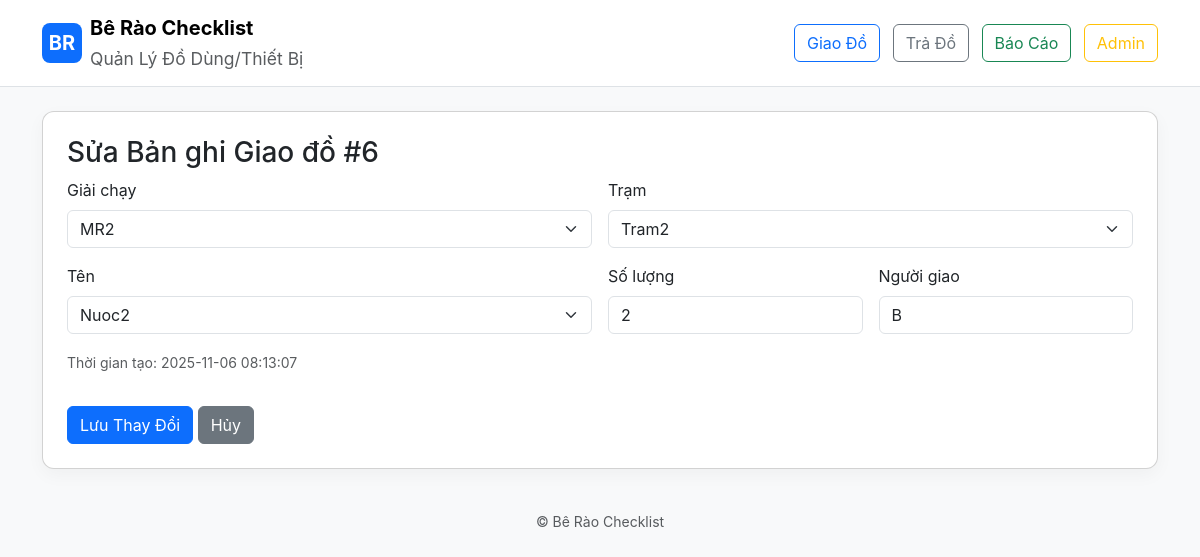
The page /admin/edit/issue/6 (signed in) on the database its author committed.
### models.py (models this page shows)
class IssueRecord(db.Model):
    id = db.Column(db.Integer, primary_key=True)
    marathon_id = db.Column(db.Integer, db.ForeignKey('marathon.id'), nullable=True)
    station_id = db.Column(db.Integer, db.ForeignKey('station.id'), nullable=True)
    equipment_id = db.Column(db.Integer, db.ForeignKey('equipment.id'), nullable=False)
    person_name = db.Column(db.String(200))
    quantity = db.Column(db.Integer)
    timestamp = db.Column(db.DateTime)

class Marathon(db.Model):
    id = db.Column(db.Integer, primary_key=True)
    name = db.Column(db.String(200), unique=True, nullable=False)

class Station(db.Model):
    id = db.Column(db.Integer, primary_key=True)
    name = db.Column(db.String(200), unique=True, nullable=False)

class Equipment(db.Model):
    id = db.Column(db.Integer, primary_key=True)
    name = db.Column(db.String(200), unique=True, nullable=False)

### app.py (the view, shortened to what this page needs)
@app.route('/admin/edit/issue/<int:record_id>', methods=['GET', 'POST'])
@admin_required
def edit_issue_record(record_id):
    record = IssueRecord.query.get_or_404(record_id)
    marathons = Marathon.query.order_by(Marathon.name).all()
    stations = Station.query.order_by(Station.name).all()
    equipments = Equipment.query.order_by(Equipment.name).all()
    return render_template('admin_edit_issue.html', record=record, marathons=marathons, stations=stations, equipments=equipments)

### app.py (called while the page is built)
def admin_required(f):
    @wraps(f)
    def decorated_function(*args, **kwargs):
        if not session.get('admin_logged_in'):
            flash('Please login to access this page.', 'warning')
            return redirect(url_for('admin_login'))
        return f(*args, **kwargs)
    return decorated_function

### templates/admin_edit_issue.html (shortened to what this page needs)
{% extends "base.html" %}
{% block content %}
<div class="card p-4">
  <h3>Sửa Bản ghi Giao đồ #{{ record.id }}</h3>
  <form method="post">
    <div class="row g-3">
      <div class="col-md-6">
        <label class="form-label">Giải chạy</label>
        <select name="marathon" class="form-select">
          {% for m in marathons %}
            <option value="{{ m.id }}" {% if record.marathon_id == m.id %}selected{% endif %}>{{ m.name }}</option>
          {% endfor %}
        </select>
      </div>
      <div class="col-md-6">
        <label class="form-label">Trạm</label>
        <select name="station" class="form-select">
          {% for s in stations %}
            <option value="{{ s.id }}" {% if record.station_id == s.id %}selected{% endif %}>{{ s.name }}</option>
          {% endfor %}
        </select>
      </div>
      <div class="col-md-6">
        <label class="form-label">Tên</label>
        <select name="equipment" class="form-select" required>
          {% for e in equipments %}
            <option value="{{ e.id }}" {% if record.equipment_id == e.id %}selected{% endif %}>{{ e.name }}</option>
          {% endfor %}
        </select>
      </div>
      <div class="col-md-3">
        <label class="form-label">Số lượng</label>
        <input type="number" name="quantity" class="form-control" value="{{ record.quantity }}" min="1" required>
      </div>
      <div class="col-md-3">
        <label class="form-label">Người giao</label>
        <input type="text" name="person" class="form-control" value="{{ record.person_name }}" required>
      </div>
      <div class="col-12">
        <p class="text-muted"><small>Thời gian tạo: {{ record.timestamp.strftime('%Y-%m-%d %H:%M:%S') if record.timestamp else 'N/A' }}</small></p>
      </div>
    </div>
    <div class="mt-3">
      <button type="submit" class="btn btn-primary">Lưu Thay Đổi</button>
      <a href="{{ url_for('admin_dashboard') }}" class="btn btn-secondary">Hủy</a>
    </div>
  </form>
</div>
{% endblock %}

### static/style.css (style rules this page uses)
body { font-family:Inter, system-ui, -apple-system, 'Segoe UI', Roboto, 'Helvetica Neue', Arial }
.card { border-radius:12px;box-shadow:0 6px 18px rgba(10,20,30,0.04) }

### rows shown on the page
IssueRecord: id "6", marathon "MR2", station "Tram2", equipment "Nuoc2", quantity "2", person "B", timestamp "2025-11-06 08:13:07"
